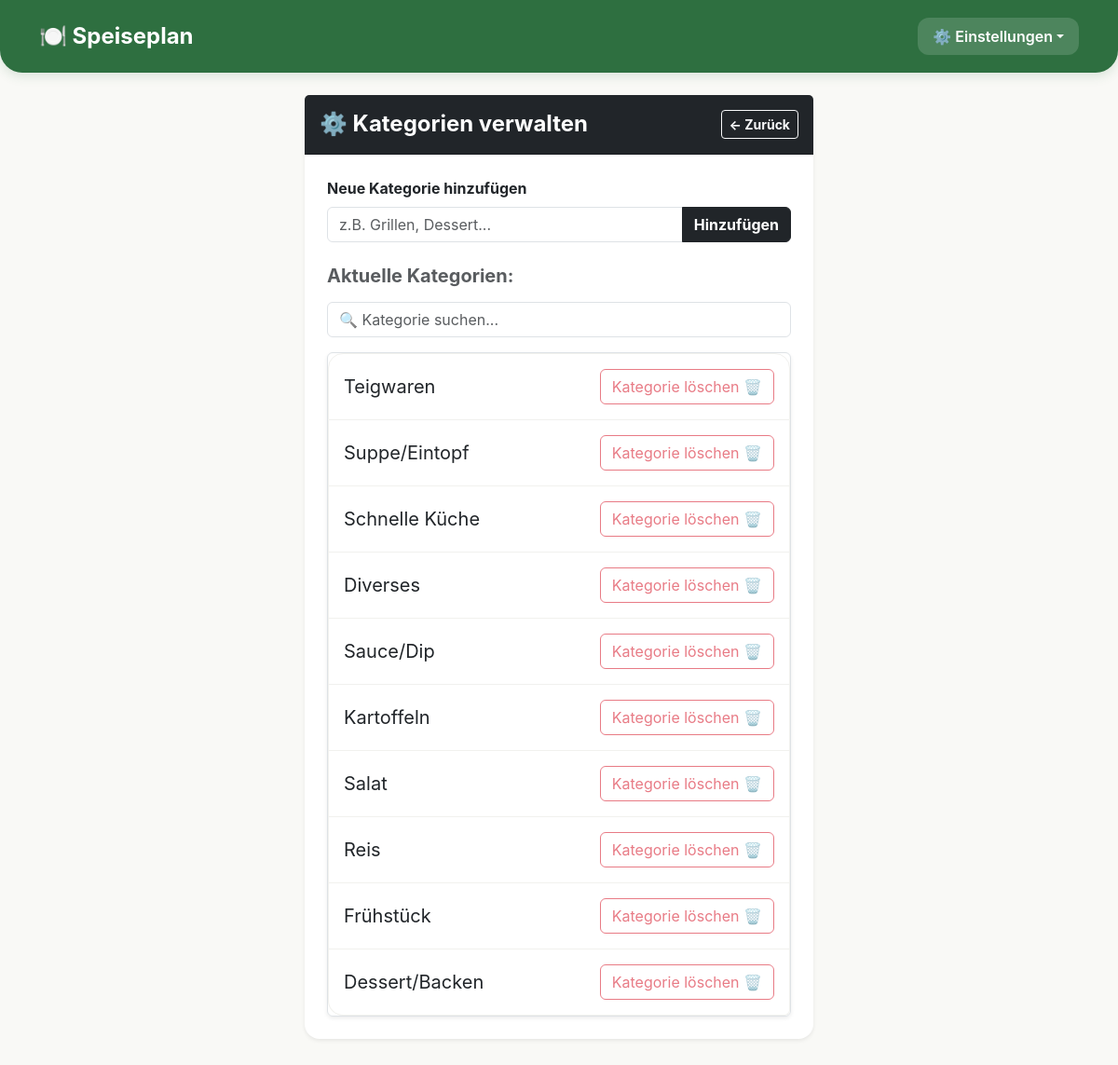
Page /manage/categories on the committed database.
### models.py (models this page shows)
class Category(db.Model):
    id = db.Column(db.Integer, primary_key=True)
    name = db.Column(db.String(50), unique=True, nullable=False)

### routes/categories.py (the view)
@categories_bp.route('/manage/categories')
def category_manage_view():
    categories = Category.query.all()
    return render_template('category_manage.html', categories=categories)

### app.py (called while the page is built)
@app.after_request
def set_security_headers(response):
    response.headers['X-Content-Type-Options'] = 'nosniff'
    response.headers['X-Frame-Options'] = 'DENY'
    response.headers['Referrer-Policy'] = 'same-origin'
    response.headers['Permissions-Policy'] = 'geolocation=(), camera=(), microphone=()'
    response.headers['Content-Security-Policy'] = (
        "default-src 'self'; "
        "script-src 'self' 'unsafe-inline'; "
        "style-src 'self' 'unsafe-inline'; "
        "img-src 'self' data:; "
        "frame-ancestors 'none'; "
        "base-uri 'self'; "
        "form-action 'self'"
    )
    return response

@app.context_processor
def inject_css_version():
    css_path = os.path.join(app.static_folder, 'style.css')
    try:
        css_version = int(os.path.getmtime(css_path))
    except OSError:
        css_version = 0
    return {'css_version': css_version}

@app.context_processor
def inject_shopping_categories():
    return {'shopping_categories': SHOPPING_CATEGORIES, 'shopping_uncategorized': UNCATEGORIZED}

@app.context_processor
def inject_ingredient_aliases():
    return {'ingredient_aliases': get_all_aliases()}

@app.context_processor
def inject_ingredient_nutrition():
    return {'ingredient_nutrition': get_all_nutrition_entries()}

### services/ingredient_aliases.py (called while the page is built)
def get_all_aliases():
    return {a.raw_name: a.canonical_name for a in IngredientAlias.query.all()}

### services/nutrition.py (called while the page is built)
def get_all_nutrition_entries():
    return {
        e.canonical_name: {
            "reference_amount": e.reference_amount, "reference_unit": e.reference_unit,
            "calories": e.calories, "protein": e.protein, "carbs": e.carbs, "fat": e.fat,
        }
        for e in IngredientNutrition.query.all()
    }

### templates/category_manage.html (shortened to what this page needs)
{% extends 'base.html' %}
{% block content %}
<div class="row justify-content-center">
    <div class="col-12 col-md-6">
        <div class="card shadow-sm border-0">
            <div class="card-header bg-dark text-white py-3 d-flex justify-content-between align-items-center">
                <h4 class="card-title mb-0 fw-bold">⚙️ Kategorien verwalten</h4>
                <a href="/manage" class="btn btn-sm btn-outline-light fw-bold"><- Zurück</a>
            </div>
            <div class="card-body p-4">
                <form action="/add-category" method="POST" class="mb-4">
                    <label class="form-label fw-bold">Neue Kategorie hinzufügen</label>
                    <div class="input-group">
                        <input type="text" name="category_name" class="form-control" placeholder="z.B. Grillen, Dessert..." required>
                        <button type="submit" class="btn btn-dark fw-bold">Hinzufügen</button>
                    </div>
                </form>
                <h5 class="fw-bold mb-3 text-muted">Aktuelle Kategorien:</h5>
                {% if categories %}
                <input type="text" id="categoryFilter" class="form-control mb-3" placeholder="🔍 Kategorie suchen..." autocomplete="off">
                {% endif %}
                <div class="list-group shadow-sm rounded border">
                    {% for cat in categories %}
                    <div class="list-group-item d-flex justify-content-between align-items-center py-3 category-list-row" data-name="{{ cat.name|lower }}">
                        <span class="fs-5">{{ cat.name }}</span>
                        <form action="/delete-category/{{ cat.id }}" method="POST" class="m-0">
                            <button type="submit" class="btn btn-outline-danger" {% if cat.recipes %}disabled title="Enthält noch Rezepte"{% endif %}>
                                Kategorie löschen 🗑️
                            </button>
                        </form>
                    </div>
                    {% endfor %}
                </div>
            </div>
        </div>
    </div>
</div>
{% endblock %}

### templates/base.html (shortened to what this page needs)
<!DOCTYPE html>
<html lang="de">
<head>
    <link rel="stylesheet" href="{{ url_for('static', filename='bootstrap.min.css') }}" type="text/css">
    <link rel="stylesheet" href="{{ url_for('static', filename='style.css') }}?v={{ css_version }}" type="text/css">
</head>
<body>
    <nav class="navbar navbar-expand-md navbar-dark navbar-custom mb-4 py-3">
        <div class="container">
            <a class="navbar-brand fw-bold fs-4" href="/">🍽️ Speiseplan</a>
            <div class="collapse navbar-collapse" id="navbarNav">
                <ul class="navbar-nav ms-auto mb-2 mb-md-0 gap-2 mt-2 mt-md-0">
                    <li class="nav-item dropdown settings-nav-dropdown">
                        <a class="nav-link px-3 dropdown-toggle {% if request.path.startswith('/manage') %}active-custom{% endif %}" href="/manage" id="settingsDropdownToggle" role="button" aria-expanded="false">⚙️ Einstellungen</a>
                    </li>
                </ul>
            </div>
        </div>
    </nav>
    <div class="container pb-5">
        {% block content %}{% endblock %}
    </div>
</body>
</html>

### static/style.css (style rules this page uses)
:root { --primary-food: #2E6F40; --primary-dark: #1E4A2A; --accent-warm: #F4C430; --bg-warm: #F9F9F6; --text-dark: #2B302A; --radius-main: 1rem; --card-bg: #ffffff; --border-subtle: #F1F1EE; --scrollbar-thumb: #D1D1CB; --highlight-bg: #E8EFEA; --excluded-bg: #eeeeee; }
body { font-family: 'Plus Jakarta Sans', sans-serif; background-color: var(--bg-warm); color: var(--text-dark); }
.navbar-custom { background-color: var(--primary-food); border-bottom-left-radius: 1.5rem; border-bottom-right-radius: 1.5rem; box-shadow: 0 4px 12px rgba(46, 111, 64, 0.15); }
.navbar-custom .nav-link { color: rgba(255, 255, 255, 0.8) !important; font-weight: 600; border-radius: 0.75rem; transition: all 0.2s ease; }
.navbar-custom .nav-link.active-custom { color: #ffffff !important; background-color: rgba(255, 255, 255, 0.15); }
.card { border: none !important; border-radius: var(--radius-main); box-shadow: 0 8px 24px rgba(0, 0, 0, 0.04); background-color: var(--card-bg); }
.list-group-item { border-color: var(--border-subtle) !important; transition: background-color 0.2s ease; }
.list-group-item:first-child { border-top-left-radius: var(--radius-main) !important; border-top-right-radius: var(--radius-main) !important; }
.list-group-item:last-child { border-bottom-left-radius: var(--radius-main) !important; }

### templates/base.html (style rules this page uses)
body { font-family: -apple-system, BlinkMacSystemFont, "Segoe UI", Roboto, Helvetica, Arial, sans-serif; }

### rows in the picture
Category: name "Teigwaren"
Category: name "Suppe/Eintopf"
Category: name "Schnelle Küche"
Category: name "Diverses"
Category: name "Sauce/Dip"
Category: name "Kartoffeln"
Category: name "Salat"
Category: name "Reis"
Category: name "Frühstück"
Category: name "Dessert/Backen"
